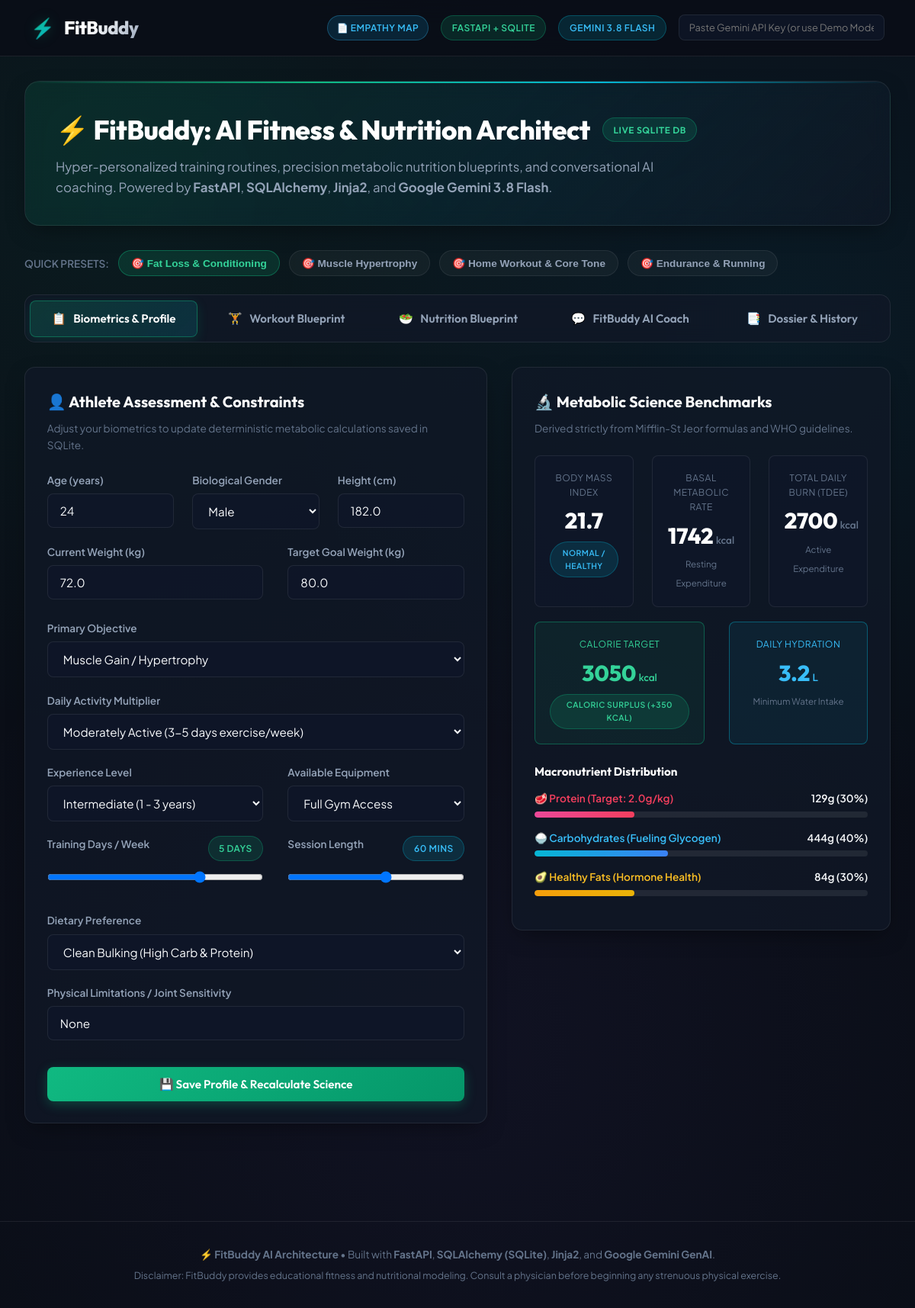
The page / on the database its author committed.
### models.py (models this page shows)
class UserProfile(Base):
    __tablename__ = "user_profiles"
    id = Column(Integer, primary_key=True, index=True)
    name = Column(String(100), default="Athlete")
    age = Column(Integer, default=28)
    gender = Column(String(20), default="Male")
    height_cm = Column(Float, default=178.0)
    weight_kg = Column(Float, default=85.0)
    target_weight_kg = Column(Float, default=75.0)
    goal = Column(String(100), default="Fat Loss / Caloric Deficit")
    activity_level = Column(String(100), default="Moderately Active (3-5 days exercise/week)")
    experience = Column(String(50), default="Intermediate")
    equipment = Column(String(100), default="Full Gym Access")
    days_per_week = Column(Integer, default=4)
    session_duration_mins = Column(Integer, default=45)
    diet_type = Column(String(100), default="High Protein Omnivore")
    allergies = Column(String(255), default="None")
    injuries = Column(String(255), default="Minor knee stiffness on deep squats")
    bmi = Column(Float, default=26.8)
    bmi_category = Column(String(50), default="Overweight (Pre-obese)")
    bmr = Column(Integer, default=1820)
    tdee = Column(Integer, default=2821)
    target_calories = Column(Integer, default=2321)
    calorie_mode = Column(String(50), default="Deficit (-500 kcal)")
    protein_g = Column(Integer, default=170)
    carbs_g = Column(Integer, default=232)
    fat_g = Column(Integer, default=77)
    hydration_l = Column(Float, default=3.3)
    created_at = Column(DateTime, default=datetime.utcnow)
    updated_at = Column(DateTime, default=datetime.utcnow, onupdate=datetime.utcnow)
    workouts = relationship("WorkoutPlan", back_populates="user", cascade="all, delete-orphan")
    meals = relationship("MealPlan", back_populates="user", cascade="all, delete-orphan")
    chat_messages = relationship("ChatMessage", back_populates="user", cascade="all, delete-orphan")

### main.py (the view)
@app.get("/", response_class=HTMLResponse)
async def home(request: Request, db: Session = Depends(database.get_db)):
    user = get_or_create_user(db)
    latest_workout = db.query(models.WorkoutPlan).filter_by(user_id=user.id).order_by(models.WorkoutPlan.id.desc()).first()
    latest_meal = db.query(models.MealPlan).filter_by(user_id=user.id).order_by(models.MealPlan.id.desc()).first()
    chat_history = db.query(models.ChatMessage).filter_by(user_id=user.id).order_by(models.ChatMessage.id.asc()).limit(20).all()
    saved_workouts = db.query(models.WorkoutPlan).filter_by(user_id=user.id).order_by(models.WorkoutPlan.id.desc()).limit(10).all()
    saved_meals = db.query(models.MealPlan).filter_by(user_id=user.id).order_by(models.MealPlan.id.desc()).limit(10).all()
    return templates.TemplateResponse(
        request=request,
        name="index.html",
        context={
            "profile": user,
            "presets": sample_data.PRESETS,
            "latest_workout": latest_workout,
            "latest_meal": latest_meal,
            "chat_history": chat_history,
            "saved_workouts": saved_workouts,
            "saved_meals": saved_meals
        }
    )

### templates/index.html (shortened to what this page needs)
{% extends "base.html" %}
{% block content %}
<section class="hero-header">
  <div class="hero-title">
    <span>⚡ FitBuddy: AI Fitness & Nutrition Architect</span>
    <span class="badge badge-emerald">Live SQLite DB</span>
  </div>
  <p class="hero-subtitle">
    Hyper-personalized training routines, precision metabolic nutrition blueprints, and conversational AI coaching.
    Powered by <b>FastAPI</b>, <b>SQLAlchemy</b>, <b>Jinja2</b>, and <b>Google Gemini 3.8 Flash</b>.
  </p>
</section>
<div class="preset-bar">
  <span style="font-size: 0.85rem; font-weight: 600; color: var(--text-muted); text-transform: uppercase;">Quick Presets:</span>
  {% for p_name in presets.keys() %}
  <button type="button" class="preset-chip {% if p_name == 'Fat Loss & Conditioning' %}active{% endif %}" data-preset="{{ p_name }}">
    🎯 {{ p_name }}
  </button>
  {% endfor %}
</div>
<nav class="tabs-nav" aria-label="FitBuddy Navigation Tabs">
  <button class="tab-btn active" data-tab="tabProfile">
    <span>📋</span> Biometrics & Profile
  </button>
  <button class="tab-btn" data-tab="tabWorkout">
    <span>🏋️</span> Workout Blueprint
  </button>
  <button class="tab-btn" data-tab="tabNutrition">
    <span>🥗</span> Nutrition Blueprint
  </button>
  <button class="tab-btn" data-tab="tabCoach">
    <span>💬</span> FitBuddy AI Coach
  </button>
  <button class="tab-btn" data-tab="tabHistory">
    <span>📑</span> Dossier & History
  </button>
</nav>
<div id="tabProfile" class="tab-pane active">
  <div class="grid-2">
    <div class="card">
      <h3 class="card-title">👤 Athlete Assessment & Constraints</h3>
      <p class="card-subtitle">Adjust your biometrics to update deterministic metabolic calculations saved in SQLite.</p>
      <form id="profileForm">
        <div class="grid-3">
          <div class="form-group">
            <label class="form-label" for="inputAge">Age (years)</label>
            <input type="number" id="inputAge" name="age" class="form-control" min="14" max="95" value="{{ profile.age }}" required>
          </div>
          <div class="form-group">
            <label class="form-label" for="selectGender">Biological Gender</label>
            <select id="selectGender" name="gender" class="form-control">
              <option value="Male" {% if profile.gender == 'Male' %}selected{% endif %}>Male</option>
            </select>
          </div>
          <div class="form-group">
            <label class="form-label" for="inputHeight">Height (cm)</label>
            <input type="number" step="0.5" id="inputHeight" name="height_cm" class="form-control" min="120" max="230" value="{{ profile.height_cm }}" required>
          </div>
        </div>
        <div class="grid-2" style="margin-bottom: 0.5rem;">
          <div class="form-group">
            <label class="form-label" for="inputWeight">Current Weight (kg)</label>
            <input type="number" step="0.5" id="inputWeight" name="weight_kg" class="form-control" min="35" max="250" value="{{ profile.weight_kg }}" required>
          </div>
          <div class="form-group">
            <label class="form-label" for="inputTargetWeight">Target Goal Weight (kg)</label>
            <input type="number" step="0.5" id="inputTargetWeight" name="target_weight_kg" class="form-control" min="35" max="250" value="{{ profile.target_weight_kg }}" required>
          </div>
        </div>
        <div class="form-group">
          <label class="form-label" for="selectGoal">Primary Objective</label>
          <select id="selectGoal" name="goal" class="form-control">
            <option value="Muscle Gain / Hypertrophy" {% if 'Muscle' in profile.goal %}selected{% endif %}>Muscle Gain / Hypertrophy</option>
          </select>
        </div>
        <div class="form-group">
          <label class="form-label" for="selectActivity">Daily Activity Multiplier</label>
          <select id="selectActivity" name="activity_level" class="form-control">
            <option value="Moderately Active (3-5 days exercise/week)" selected>Moderately Active (3-5 days exercise/week)</option>
          </select>
        </div>
        <div class="grid-2">
          <div class="form-group">
            <label class="form-label" for="selectExperience">Experience Level</label>
            <select id="selectExperience" name="experience" class="form-control">
              <option value="Intermediate (1 - 3 years)" {% if 'Inter' in profile.experience %}selected{% endif %}>Intermediate (1 - 3 years)</option>
            </select>
          </div>
          <div class="form-group">
            <label class="form-label" for="selectEquipment">Available Equipment</label>
            <select id="selectEquipment" name="equipment" class="form-control">
              <option value="Full Gym Access" {% if 'Full' in profile.equipment %}selected{% endif %}>Full Gym Access</option>
            </select>
          </div>
        </div>
        <div class="grid-2">
          <div class="form-group">
            <div style="display: flex; justify-content: space-between;">
              <label class="form-label" for="inputDays">Training Days / Week</label>
              <span id="daysBadge" class="badge badge-emerald">{{ profile.days_per_week }} Days</span>
            </div>
            <input type="range" id="inputDays" name="days_per_week" class="form-control" min="2" max="6" value="{{ profile.days_per_week }}">
          </div>
          <div class="form-group">
            <div style="display: flex; justify-content: space-between;">
              <label class="form-label" for="inputDuration">Session Length</label>
              <span id="durationBadge" class="badge badge-cyan">{{ profile.session_duration_mins }} Mins</span>
            </div>
            <input type="range" id="inputDuration" name="session_duration_mins" class="form-control" min="20" max="90" step="5" value="{{ profile.session_duration_mins }}">
          </div>
        </div>
        <div class="form-group">
          <label class="form-label" for="selectDiet">Dietary Preference</label>
          <select id="selectDiet" name="diet_type" class="form-control">
            <option value="Clean Bulking (High Carb & Protein)" {% if 'Bulking' in profile.diet_type %}selected{% endif %}>Clean Bulking (High Carb & Protein)</option>
          </select>
        </div>
        <div class="form-group">
          <label class="form-label" for="inputInjuries">Physical Limitations / Joint Sensitivity</label>
          <input type="text" id="inputInjuries" name="injuries" class="form-control" value="{{ profile.injuries }}">
        </div>
        <button type="submit" class="btn btn-primary btn-block" style="margin-top: 1rem;">
          💾 Save Profile & Recalculate Science
        </button>
      </form>
    </div>
    <div>
      <div class="card" style="margin-bottom: 1.5rem;">
        <h3 class="card-title">🔬 Metabolic Science Benchmarks</h3>
        <p class="card-subtitle">Derived strictly from Mifflin-St Jeor formulas and WHO guidelines.</p>
        <div class="grid-3" style="margin-bottom: 1.2rem;">
          <div class="stat-box">
            <div class="stat-label">Body Mass Index</div>
            <div class="stat-value" id="statBmi">{{ profile.bmi }}</div>
            <span class="badge badge-cyan" id="statBmiCat" style="font-size: 0.65rem; margin-top: 0.3rem;">{{ profile.bmi_category }}</span>
          </div>
          <div class="stat-box">
            <div class="stat-label">Basal Metabolic Rate</div>
            <div class="stat-value" id="statBmr">{{ profile.bmr }}<span class="stat-unit">kcal</span></div>
            <span style="font-size: 0.72rem; color: var(--text-muted);">Resting Expenditure</span>
          </div>
          <div class="stat-box">
            <div class="stat-label">Total Daily Burn (TDEE)</div>
            <div class="stat-value" id="statTdee">{{ profile.tdee }}<span class="stat-unit">kcal</span></div>
            <span style="font-size: 0.72rem; color: var(--text-muted);">Active Expenditure</span>
          </div>
        </div>
        <div class="grid-2" style="margin-bottom: 1.5rem;">
          <div class="stat-box" style="border-color: rgba(16, 185, 129, 0.4); background: rgba(16, 185, 129, 0.08);">
            <div class="stat-label" style="color: #34d399;">Calorie Target</div>
            <div class="stat-value" id="statTargetCals" style="color: #34d399;">{{ profile.target_calories }}<span class="stat-unit" style="color: #34d399;">kcal</span></div>
            <span class="badge badge-emerald" id="statCalMode" style="font-size: 0.65rem; margin-top: 0.3rem;">{{ profile.calorie_mode }}</span>
          </div>
          <div class="stat-box" style="border-color: rgba(6, 182, 212, 0.4); background: rgba(6, 182, 212, 0.08);">
            <div class="stat-label" style="color: #38bdf8;">Daily Hydration</div>
            <div class="stat-value" id="statHydration" style="color: #38bdf8;">{{ profile.hydration_l }}<span class="stat-unit" style="color: #38bdf8;">L</span></div>
            <span style="font-size: 0.72rem; color: var(--text-muted);">Minimum Water Intake</span>
          </div>
        </div>
        <div class="macro-progress-container">
          <h4 style="font-family: var(--font-display); font-size: 0.95rem; color: #ffffff; margin-bottom: 0.75rem;">Macronutrient Distribution</h4>
          <div class="macro-row">
            <div class="macro-header">
              <span style="color: #f43f5e;">🥩 Protein (Target: 2.0g/kg)</span>
              <span id="macroProtein">{{ profile.protein_g }}g (30%)</span>
            </div>
            <div class="progress-track">
              <div class="progress-fill fill-protein" id="barProtein" style="width: 30%;"></div>
            </div>
          </div>
          <div class="macro-row">
            <div class="macro-header">
              <span style="color: #38bdf8;">🍚 Carbohydrates (Fueling Glycogen)</span>
              <span id="macroCarbs">{{ profile.carbs_g }}g (40%)</span>
            </div>
            <div class="progress-track">
              <div class="progress-fill fill-carbs" id="barCarbs" style="width: 40%;"></div>
            </div>
          </div>
          <div class="macro-row">
            <div class="macro-header">
              <span style="color: #fbbf24;">🥑 Healthy Fats (Hormone Health)</span>
              <span id="macroFats">{{ profile.fat_g }}g (30%)</span>
            </div>
            <div class="progress-track">
              <div class="progress-fill fill-fats" id="barFats" style="width: 30%;"></div>
            </div>
          </div>
        </div>
      </div>
    </div>
  </div>
</div>
{% endblock %}

### templates/base.html (shortened to what this page needs)
<!DOCTYPE html>
<html lang="en">
<head>
  <link rel="stylesheet" href="/static/css/style.css">
</head>
<body>
  <header class="navbar">
    <a href="/" class="brand">
      <span class="brand-icon">⚡</span>
      <span class="brand-text">FitBuddy</span>
    </a>
    <div class="nav-actions">
      <a href="/empathy-map" class="badge" style="background: rgba(14, 165, 233, 0.15); color: #38bdf8; border: 1px solid rgba(56, 189, 248, 0.3); text-decoration: none; padding: 0.35rem 0.75rem; border-radius: 9999px; font-weight: 600; display: inline-flex; align-items: center; gap: 4px;" target="_blank">
        📄 Empathy Map
      </a>
      <span class="badge badge-emerald">FastAPI + SQLite</span>
      <span class="badge badge-cyan">Gemini 3.8 Flash</span>
      <div style="display: flex; align-items: center; gap: 0.5rem;">
        <input
          type="password"
          id="navApiKey"
          class="form-control"
          placeholder="Paste Gemini API Key (or use Demo Mode)"
          style="width: 270px; padding: 0.5rem 0.8rem; font-size: 0.8rem;"
        >
      </div>
    </div>
  </header>
  <main class="app-container">
    {% block content %}{% endblock %}
  </main>
  <footer style="text-align: center; padding: 2rem; color: var(--text-muted); font-size: 0.85rem; border-top: 1px solid var(--border-color); margin-top: 4rem;">
    <p>⚡ <b>FitBuddy AI Architecture</b> • Built with <b>FastAPI</b>, <b>SQLAlchemy (SQLite)</b>, <b>Jinja2</b>, and <b>Google Gemini GenAI</b>.</p>
    <p style="margin-top: 0.4rem; font-size: 0.78rem;">Disclaimer: FitBuddy provides educational fitness and nutritional modeling. Consult a physician before beginning any strenuous physical exercise.</p>
  </footer>
</body>
</html>

### rows shown on the page
UserProfile: age "24", gender "Male", height_cm "182.0", weight_kg "72.0", target_weight_kg "80.0", goal "Muscle Gain / Hypertrophy", experience "Intermediate (1 - 3 years)", equipment "Full Gym Access", days_per_week "5", session_duration_mins "60", diet_type "Clean Bulking (High Carb & Protein)", injuries "None", bmi "21.7", bmi_category "NORMAL / HEALTHY", bmr "1742", tdee "2700", target_calories "3050", calorie_mode "CALORIC SURPLUS (+350 KCAL)", hydration_l "3.2", protein_g "129", carbs_g "444", fat_g "84"

### other values the page prints
{{ p_name }} "Fat Loss & Conditioning" "Muscle Hypertrophy" "Home Workout & Core Tone" "Endurance & Running"
